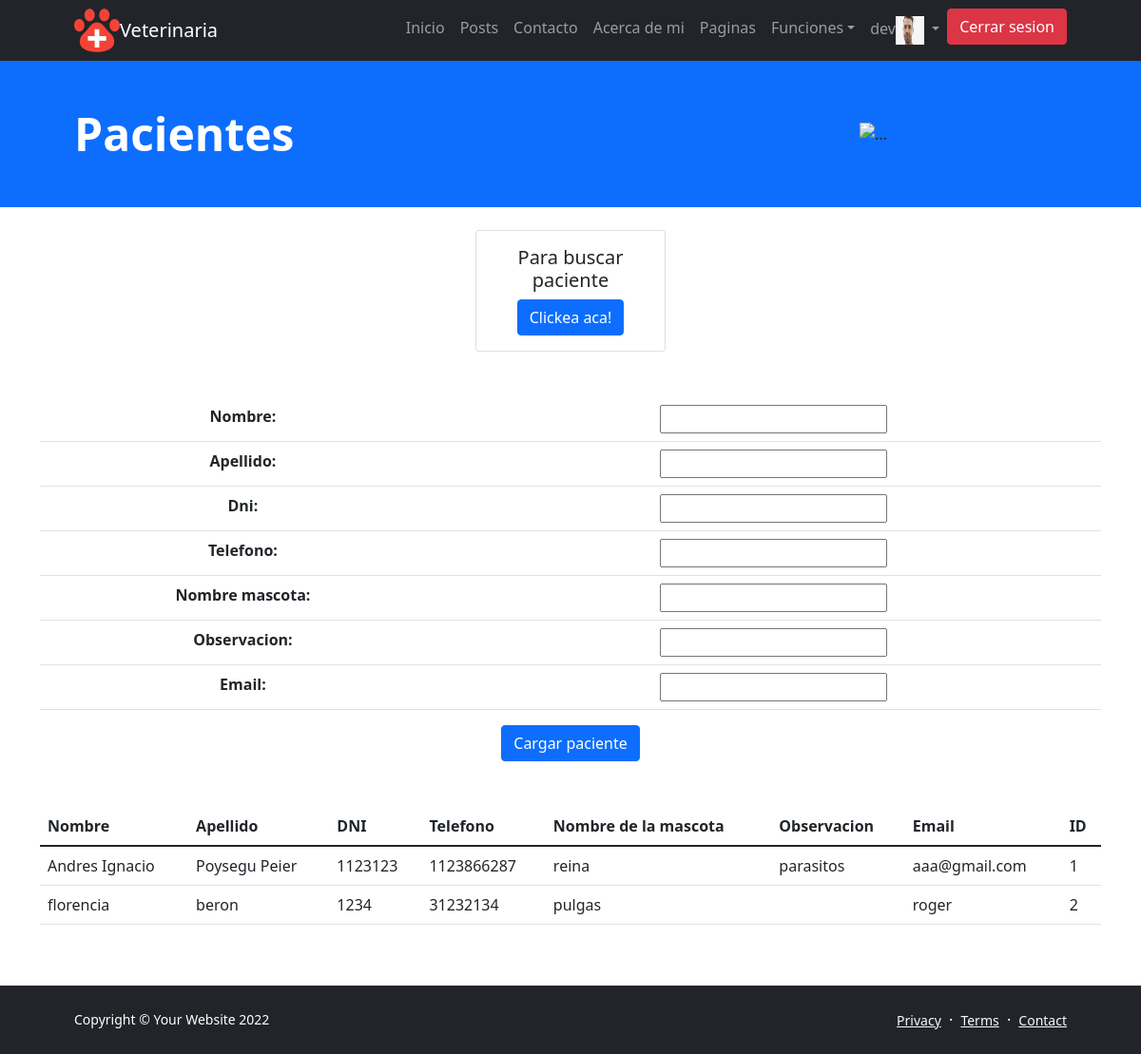
/pacientes/ (signed in), run on the app's committed database.
### veterinaria/models.py (models this page shows, shortened)
class Pacientes(models.Model):
    nombre=models.CharField(max_length=50)
    apellido=models.CharField(max_length=50)
    dni = models.IntegerField()
    telefono = models.IntegerField()
    email = models.EmailField(max_length=254,null=True)
    nombre_mascota = models.CharField(max_length=50)
    observacion =  models.CharField(max_length=300)
    id = models.AutoField(primary_key=True)

### veterinaria/views.py (the view)
# urls.py: path('pacientes/', pacientes, name='pacientes'),
@login_required
def pacientes(request):
    imagen = avatar(request)
    titulo = 'Pacientes'
    pacientes= Pacientes.objects.all()
    if request.method == 'POST':
        formulario = PacientesFormulario(request.POST)
        if formulario.is_valid():
            data = formulario.cleaned_data
            paciente= Pacientes(data['nombre'],data['apellido'],data['dni'],data['telefono'],data['nombre_mascota'],data['observacion'])
            paciente.save()
            formulario = PacientesFormulario()
            contx ={
                'titulo':titulo,
                'formulario':formulario,
                'pacientes':pacientes,
                'imagen':imagen
            }
            return render(request, 'veterinaria/pacientes.html', contx)
    else:
        formulario = PacientesFormulario()
        contx = {'titulo':titulo,
        'formulario':formulario,
        'pacientes':pacientes,
        'imagen':imagen
        }
        return render(request, 'veterinaria/pacientes.html', contx )

### veterinaria/fomrs.py
class PacientesFormulario(forms.Form):
    nombre = forms.CharField(max_length=50)
    apellido = forms.CharField(max_length=50)
    dni = forms.IntegerField()
    telefono = forms.IntegerField()
    nombre_mascota = forms.CharField(max_length=50)
    observacion =  forms.CharField(max_length=300)
    email = forms.EmailField()

### usuario/views.py (called while the page is built)
@login_required
def avatar(request):
    if request.user.username:
        avatar = Avatar.objects.filter(user = request.user)
        if len(avatar) > 0:
            imagen = avatar[0].imagen.url
        else:
            imagen = '/media/avatar/predeterminada.png'
    else:
        imagen = '/media/avatar/predeterminada.png'
    return (imagen)

### veterinaria/templates/veterinaria/pacientes.html (shortened to what this page needs)
{% extends 'veterinaria/padre.html' %}
{% block main_content %}
<div class="col-sm-2 offset-md-5 mt-4">
    <div class="card">
      <div class="card-body">
         <center><h5 class="card-title">Para buscar paciente</h5>
       <a href="{% url 'buscarPaciente'%}" class="btn btn-primary">Clickea aca!</a></center>
      </div>
    </div>
</div>
<div class="container mt-5" style='text-align:center' >
    <form action="" method="POST" class="form-group">
        <table class="table">
            {{formulario.as_table}}
        </table>
        <input type="submit" value="Cargar paciente" class="btn btn-primary">
    </form>
</div>
<div class="container mt-5">
    <table class="table" center>
        <thead >
            <tr>
                <th>Nombre</th>
                <th>Apellido</th>
                <th>DNI</th>
                <th>Telefono</th>
                <th>Nombre de la mascota</th>
                <th>Observacion</th>
                <th>Email</th>
                <th>ID</th>
            </tr>
        </thead>
        <tbody>
                {% for paciente in pacientes %}
                <tr>
                <td>{{paciente.nombre}}</td>
                <td>{{paciente.apellido}}</td>
                <td>{{paciente.dni}}</td>
                <td>{{paciente.telefono}}</td>
                <td>{{paciente.nombre_mascota}}</td>
                <td>{{paciente.observacion}}</td>
                <td>{{paciente.email}}</td>
                <td>{{paciente.id}}</td>
                </tr>
                {% endfor %}
        </tbody>
    </table>
</div>
<br><br>
{% endblock %}

### veterinaria/templates/veterinaria/padre.html (shortened to what this page needs)
<!DOCTYPE html>
<html lang="en">
    <head>
        {% load static  %}
        <link href="https://cdn.jsdelivr.net/npm/bootstrap-icons@1.5.0/font/bootstrap-icons.css" rel="stylesheet" />
        <link href="{% static 'veterinaria/css/styles.css'%}" rel="stylesheet" />
    </head>
    <body class="d-flex flex-column h-100">
        <main class="flex-shrink-0">
            <nav class="navbar navbar-expand-lg navbar-dark bg-dark">
                <div class="container px-5">
                    <img src="{%static 'veterinaria/assets/icons8-veterinarian-48.png'%}" alt=""><a class="navbar-brand" mx-8  href="{% url 'index' %}" >Veterinaria</a>
                    <div class="collapse navbar-collapse" id="navbarSupportedContent">
                        <ul class="navbar-nav ms-auto mb-2 mb-lg-0">
                            <li class="nav-item"><a class="nav-link" href="{% url 'index' %}">Inicio</a></li>
                            <li class="nav-item"><a class="nav-link" href="{% url 'posts' %}">Posts</a></li>
                            <li class="nav-item"><a class="nav-link" href="{% url 'contacto' %}">Contacto</a></li>
                            <li class="nav-item"><a class="nav-link" href="{% url 'about' %}">Acerca de mi</a></li>
                            <li class="nav-item"><a class="nav-link" href="{% url 'pages' %}">Paginas</a></li>
                            <li class="nav-item dropdown">
                                <a class="nav-link dropdown-toggle" href="#" id="navbarScrollingDropdown" role="button" data-bs-toggle="dropdown" aria-expanded="false">Funciones</a>
                            <li class="nav-item">
                                {% if not request.user.is_authenticated %}
                                    <a class="btn btn-primary" href="{% url 'login' %}">Iniciar sesion</a>
                                {% else %}
                                <li class="nav-item dropdown">
                                    <a class="nav-link dropdown-toggle" href="#" id="navbarScrollingDropdown" role="button" data-bs-toggle="dropdown" aria-expanded="false">
                                      {{request.user.username}}{% if imagen %}<img src = "{{imagen}}"width="30" height="30" />{% endif %}
                                    </a>
                                <li><a class="btn btn-danger" href="{% url 'logout' %}">Cerrar sesion</a></li>
                                {% endif %}
                            </li>
                        </ul>
                    </div>
                </div>
            </nav>
            {% block content %}
            <header class="bg-primary ">
                <div class="container px-5">
                    <div class="row gx-5 align-items-center justify-content-center">
                        <div class="col-lg-8 col-xl-7 col-xxl-6">
                            <div class="my-5 text-center text-xl-start">
                                <h1 class="display-5 fw-bolder text-white mb-2">{{titulo}}</h1>
                            </div>
                        </div>
                        <div class="col-xl-5 col-xxxl-4 d-none d-xl-block text-center"><img class="img-fluid - my-4 mx-auto" src="https://img.lalr.co/cms/2019/09/11090627/102438524_xl1.jpg" alt="..." /></div>
                    </div>
                </div>
            </header>
           {%block main_content%}  {% endblock main_content %}
        <footer class="bg-dark py-4 mt-auto">
            <div class="container px-5">
                <div class="row align-items-center justify-content-between flex-column flex-sm-row">
                    <div class="col-auto"><div class="small m-0 text-white">Copyright &copy; Your Website 2022</div></div>
                    <div class="col-auto">
                        <a class="link-light small" href="{%url 'notemplate'%}">Privacy</a>
                        <span class="text-white mx-1">&middot;</span>
                        <a class="link-light small" href="{%url 'notemplate'%}">Terms</a>
                        <span class="text-white mx-1">&middot;</span>
                        <a class="link-light small" href="{%url 'contacto'%}">Contact</a>
                    </div>
                </div>
            </div>
        </footer>
         {% endblock content %}
    </body>
</html>

### data on the page
Pacientes: nombre "Andres Ignacio", apellido "Poysegu Peier", dni "1123123", telefono "1123866287", nombre_mascota "reina", observacion "parasitos", email "aaa@gmail.com", id "1"
Pacientes: nombre "florencia", apellido "beron", dni "1234", telefono "31232134", nombre_mascota "pulgas", email "roger", id "2"

### other printed values
{{ request.user.username }} "dev"
{{ titulo }} "Pacientes"
